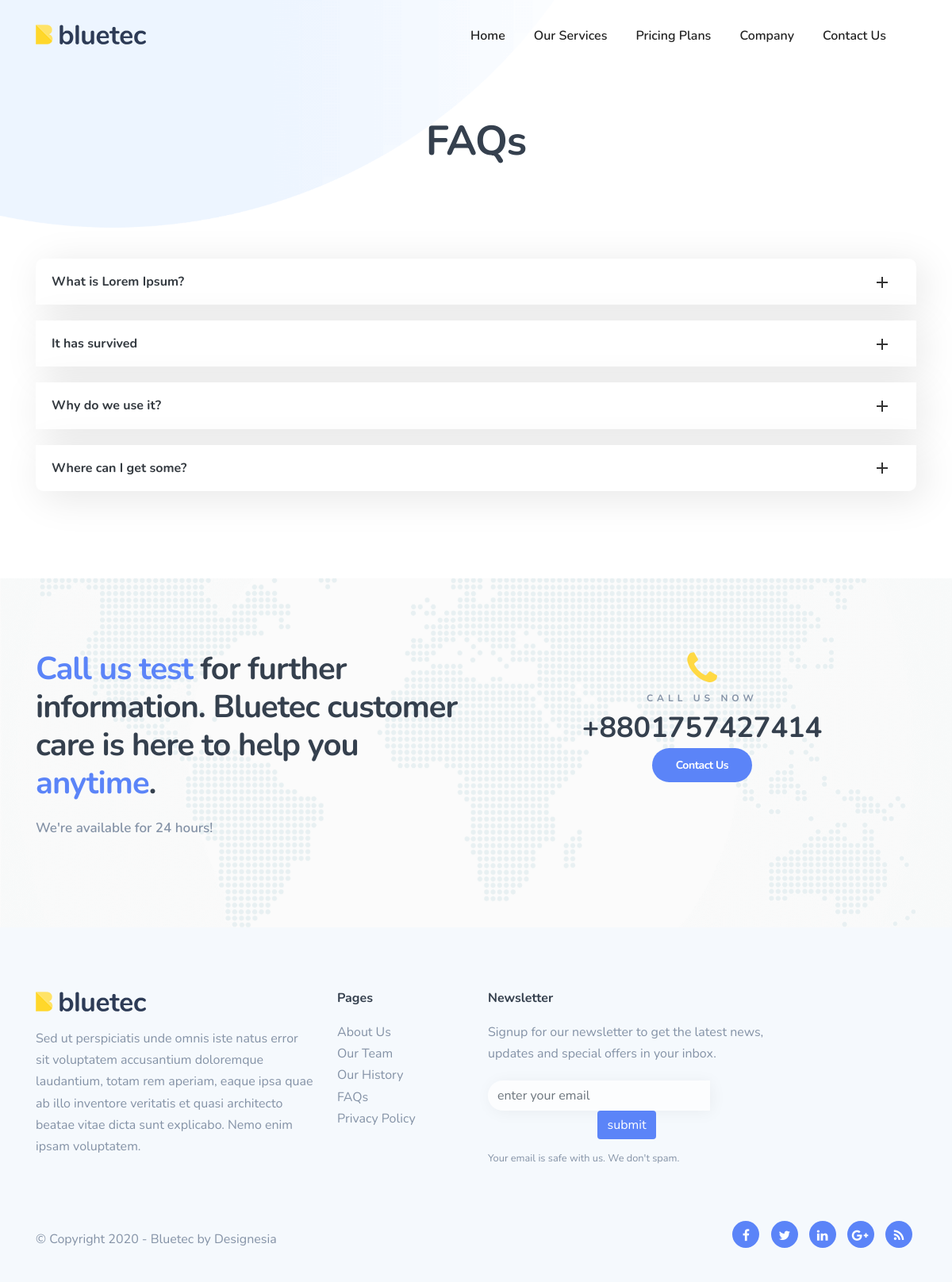
Page /faq/ on the earlier database version.
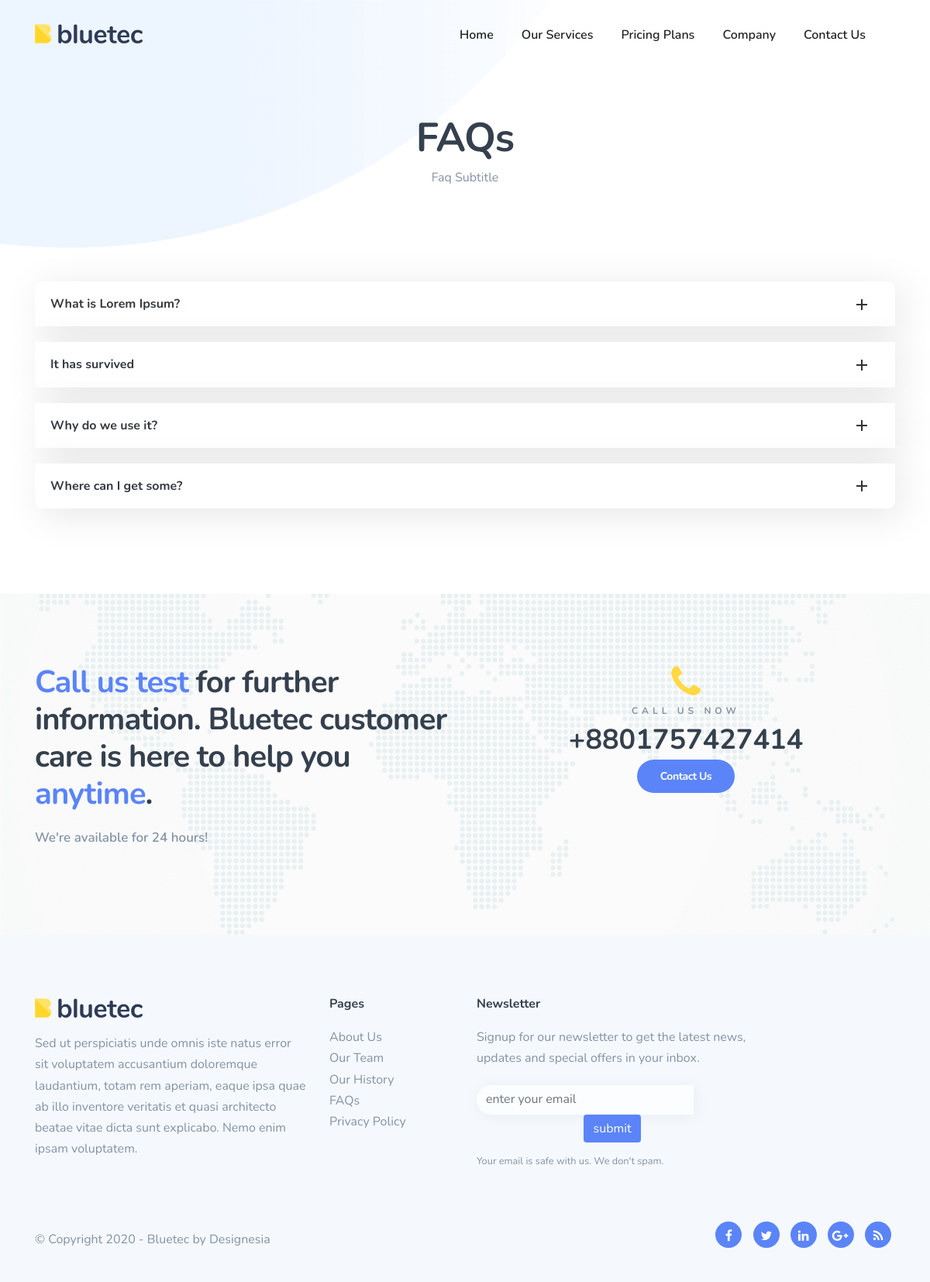
Same page on the later database version.
### mainapp/models.py (models this page shows, shortened)
class Faqpage(models.Model):
    title = models.CharField(max_length=500)
    description = RichTextField(config_name='basic_ckeditor',blank=True,null=True)
    class Meta:
        verbose_name = "Faq - Faq Page"
        verbose_name_plural = "Faq - Faq Page"

class Contactussection(models.Model):
    phone_regex = RegexValidator(regex=r'^\+?1?\d{11,14}$', message="Phone number must be entered in the format: '+8801711111000'.")
    phone = models.CharField(validators=[phone_regex], max_length=14) # Validators should be a list
    class Meta:
        verbose_name = "Contact-us - Homepage"
        verbose_name_plural = "Contact-us - Homepage"

class Footersection(models.Model):
    footer_main_description = models.TextField()
    newsletter_description = models.CharField(max_length=500)
    class Meta:
        verbose_name = "Footer - Homepage"
        verbose_name_plural = "Footer - Homepage"

class Faqpagesubtitlemeta(models.Model):
    meta_site_title = models.CharField(max_length=200, blank=True,null=True)
    meta_description = models.CharField(max_length=500, blank=True,null=True)
    meta_keywords = models.CharField(max_length=500, blank=True,null=True)
    sub_title = models.CharField(max_length=500)
    class Meta:
        verbose_name = "Faq Subtitle and Meta - Faq Page"
        verbose_name_plural = "Faq Subtitle and Meta - Faq Page"

### mainapp/views.py (the view)
# urls.py: path('faq/', faq, name='faq'),
def faq(request):
    faqpagesubtitlemeta = Faqpagesubtitlemeta.objects.first()
    faqpage = Faqpage.objects.all()
    context = {
        'faqpagesubtitlemeta': faqpagesubtitlemeta,
        'faqpage': faqpage,
    }
    return render(request, 'mainapp/faq.html',context)

### mainapp/context_processors.py (called while the page is built)
def footer_section_text(request):
    footersection = Footersection.objects.first()
    return {'footersection': footersection}

def get_contact_us_section_text(request):
    contact_us_section_text = Contactussection.objects.first()
    return {'contact_us_section_text': contact_us_section_text}

### templates/mainapp/faq.html (shortened to what this page needs)
{% extends 'base.html' %}
{% load static %}
{% block body_block %}
<div class="no-bottom no-top" id="content">
    <section id="subheader" data-bgimage="url({% static '' %}images/background/5.png) bottom">
            <div class="center-y relative text-center" data-scroll-speed="4">
                <div class="container">
                    <div class="row">
                        <div class="col-md-8 offset-md-2">
                            <form action='' class="row" id='form_subscribe' method="post" name="myForm">
                        <div class="col-md-12 text-center">
                            <h1>FAQs</h1>
                            <p>{{faqpagesubtitlemeta.sub_title}}</p>
                        </div>
                    </form>
                        </div>
                    </div>
                </div>
            </div>
    </section>
    <section class="no-top relative pos-top">
        <div class="container">
            <div class="row">
                <div class="col-12">
                    <div id="accordion-1" class="accordion accordion-style-1">
                        {% for faqpages in faqpage %}
                        <div class="card">
                            <div id="heading-a{{faqpages.id}}" class="card-header bg-white shadow-sm border-0">
                                <h6 class="mb-0 font-weight-bold"><a href="#" data-toggle="collapse" data-target="#collapse-a{{faqpages.id}}" aria-expanded="false" aria-controls="collapse-a3" class="d-block position-relative collapsed text-dark collapsible-link py-2">{{faqpages.title}}</a></h6>
                            </div>
                        </div>
                        {% endfor %}
                    </div>
                </div>
            </div>
        </div>
        </div>
    {% include 'includes/contact-us.html' %}
</div>
{% endblock body_block %}

### templates/base.html (shortened to what this page needs)
{% load static %}
<!DOCTYPE html>
<html lang="zxx">
<head>
        <link href="{% static 'css/bootstrap.min.css' %}" rel="stylesheet" type="text/css" />
        <link href="{% static 'css/bootstrap-grid.min.css' %}" rel="stylesheet" type="text/css" />
        <link href="{% static 'css/bootstrap-reboot.min.css' %}" rel="stylesheet" type="text/css" />
        <link href="{% static 'css/animate.css' %}" rel="stylesheet" type="text/css" />
        <link href="{% static 'css/owl.carousel.css' %}" rel="stylesheet" type="text/css" />
        <link href="{% static 'css/owl.theme.css' %}" rel="stylesheet" type="text/css" />
        <link href="{% static 'css/owl.transitions.css' %}" rel="stylesheet" type="text/css" />
        <link href="{% static 'css/magnific-popup.css' %}" rel="stylesheet" type="text/css" />
        <link href="{% static 'css/jquery.countdown.css' %}" rel="stylesheet" type="text/css" />
        <link href="{% static 'css/style.css' %}" rel="stylesheet" type="text/css" />
        <link href="{% static 'css/custom.css' %}" rel="stylesheet" type="text/css" />
        <link id="colors" href="{% static 'css/colors/scheme-02.cs' %}s" rel="stylesheet" type="text/css" />
        <link href="{% static 'css/coloring.css' %}" rel="stylesheet" type="text/css" />
    </head>
    <body>
        <div id="wrapper">
            {% include 'includes/navbar.html' %}
            <div class="" style="">
                {% block body_block %}
                {% endblock body_block %}
            </div>
            {% include 'includes/footer.html' %}
    </body>
</html>

### templates/includes/navbar.html (shortened to what this page needs)
{% load static %}
<header class="header-light transparent scroll-light">
    <div class="container">
        <div class="row">
            <div class="col-md-12">
                <div class="d-flex justify-content-between">
                    <div class="align-self-center header-col-left">
                        <div id="logo">
                            <a href="{% url 'mainapp:index' %}">
                                <img alt="" src="{% static '' %}images/logo-2.png" />
                            </a>
                        </div>
                    </div>
                    <div class="align-self-center ml-auto header-col-mid">
                        <ul id="mainmenu">
                            <li>
                                <a href="{% url 'mainapp:index' %}">Home</a>
                            </li>
                            <li>
                                <a href="{% url 'mainapp:services_page' %}">Our Services</a>
                            </li>
                            <li>
                                <a href="{% url 'mainapp:pricing_plans' %}">Pricing Plans</a>
                            </li>
                            <li>
                                <a href="#">Company</a>
                            </li>
                            <li>
                                <a href="{% url 'mainapp:contact_us' %}">Contact Us</a>
                            </li>
                        </ul>
                    </div>
                </div>
            </div>
        </div>
    </div>
</header>

### templates/includes/contact-us.html (shortened to what this page needs)
{% load static mainapptag %}
<section data-bgimage="url({% static 'images/background/7.png' %}) center">
    <div class="container">
        <div class="row">
            <div class="col-md-6">
                <h2><span class="id-color">Call us test</span> for further information. Bluetec customer care is here to help you <span class="id-color">anytime</span>.</h2>
                <p class="lead">We're available for 24 hours!</p>
            </div>
            <div class="col-md-6 text-lg-center text-sm-center">
                <div class="phone-num-big">
                    <i class="fa fa-phone id-color-2"></i>
                    <span class="pnb-text">
                        Call Us Now
                    </span>
                    <span class="pnb-num">
                        {{contact_us_section_text.phone}}
                    </span>
                </div>
                <a href="#" class="btn-custom capsule med">Contact Us</a>
            </div>
        </div>
    </div>
</section>

### templates/includes/footer.html (shortened to what this page needs)
{% load static %}
<footer class="footer footer-light">
    <div class="container">
        <div class="row">
            <div class="col-lg-4">
                <div class="widget">
                    <a href="index.html"><img alt="" class="logo" src="{% static '' %}images/logo-2.png"></a>
                    <div class="spacer-20"></div>
                    <p>{{footersection.footer_main_description}}</p>
                </div>
            </div>
            <div class="col-lg-2">
                <div class="widget">
                    <h5>Pages</h5>
                    <ul>
                        <li><a href="{% url 'mainapp:about_us' %}">About Us</a></li>
                        <li><a href="{% url 'mainapp:our_team' %}">Our Team</a></li>
                        <li><a href="{% url 'mainapp:our_history' %}">Our History</a></li>
                        <li><a href="{% url 'mainapp:faq' %}">FAQs</a></li>
                        <li><a href="{% url 'mainapp:privacy_policy' %}">Privacy Policy</a></li>
                    </ul>
                </div>
            </div>
            <div class="col-lg-4">
                <div class="widget">
                    <h5>Newsletter</h5>
                    <p>{{footersection.newsletter_description}}</p>
                    <form action="{% url 'mainapp:footernewsletter' %}" class="row" id="form_subscribe" method="POST" name="form_subscribe">
                        <div class="col text-center">
                            <input class="form-control" id="name_1" name="email" placeholder="enter your email" type="email" />
                            <input type="submit" value="submit" class="btn btn-primary" >
                        </div>
                    </form>
                    <div class="spacer-10"></div>
                    <small>Your email is safe with us. We don't spam.</small>
                </div>
            </div>
        </div>
        <div class="row">
            <div class="col-md-6 sm-text-center mb-sm-30">
                <div class="mt10">&copy; Copyright 2020 - Bluetec by Designesia</div>
            </div>
            <div class="col-md-6 text-md-right text-sm-left">
                <div class="social-icons">
                    <a href="#"><i class="fa fa-facebook fa-lg"></i></a>
                    <a href="#"><i class="fa fa-twitter fa-lg"></i></a>
                    <a href="#"><i class="fa fa-linkedin fa-lg"></i></a>
                    <a href="#"><i class="fa fa-google-plus fa-lg"></i></a>
                    <a href="#"><i class="fa fa-rss fa-lg"></i></a>
                </div>
            </div>
        </div>
    </div>
</footer>

### static/css/custom.css (style rules this page uses)
#form_subscribe input[type=email] { padding: 8px 12px 9px 12px; width: 80%; float: left; display: table-cell; border-radius: 60px 0 0 60px; -moz-border-radius: 60px 0 0 60px; -webkit-border-radius: 60px 0 0 60px; border: none; background: rgba(255,255,255,.7); -webkit-box-shadow: 2px 2px 20px 0px rgb(20 20 20 / 5%); -moz-box-shadow: 2px 2px 20px 0px rgba(20,20,20, 0.05); box-shadow: 2px 2px 20px 0px rgb(20 20 20 / 5%); }

### static/css/colors/scheme-02.css (style rules this page uses)
:root { --primary-color: #5B84F8; --secondary-color: #FFD943; --tertiary-color: #06D2FF; --primary-color-rgb: 23,155,255; }

### static/css/coloring.css (style rules this page uses)
.bg-color, section.bg-color, section.call-to-action, #mainmenu li li a:hover, #mainmenu ul li:hover > a, .price-row, .slider-info .text1, .btn-primary, .bg-id-color, .pagination > .active > a, .pagination > .active > span, .pagination > .active > a:hover, .pagination > .active > span:hover, .pagination > .active > a:focus, .pagination > .active > span:focus, .dropcap, .fullwidthbanner-container a.btn, .feature-box-big-icon i, #testimonial-full, .icon-deco i, .feature-box-small-icon .border, .small-border, #jpreBar, .date-post, .team-list .small-border, .de-team-list .small-border, .btn-line:hover,a.btn-line:hover, .btn-line.hover,a.btn-line.hover, .owl-arrow span, .de-progress .progress-bar, #btn-close-x:hover, .box-fx .info, .btn-more, .widget .small-border, .product img:hover, #btn-search, .de_tab.timeline li.active .dot, .btn-id, .tiny-border, #back-to-top, #subheader .small-border-deco span, #services-list li a:hover, .timeline .tl-block .tl-line, .de_tab.tab_style_2 .de_nav li.active span, .de_tab.tab_steps.style-2 .de_nav li.active span, .feature-box-small-icon.style-2 .number.bg-color, a.btn-custom,.btn-custom, .owl-custom-nav .btn-next:before, .owl-custom-nav .btn-prev:before, .timeline > li > .timeline-badge, .de_light .de_tab.tab_style_3 .de_nav li.active span, .de_tab.tab_style_4 .de_nav li.active span, .circle, .social-icons-sm i:hover, .btn-rsvp, .btn-close, .pricing-s1 .ribbon, .de_tab.tab_style_4 .de_nav li.active, #preloader .s1 span, #filters a.selected, .custom-show:after, .custom-close:after, .widget-post .date, .style-2 .date-box, .feature-box-type-1 i, .owl-item.active > div blockquote:before, .accordion-section-title:before, #form_subscribe #btn-submit i, .owl-dot.active, .bg-gradient-to-right-2, .feature-box-type-1.hover i, .feature-box-type-1:hover i, .ribbon, .box-icon-simple .num, .box-highlight.s2, .feature-box.f-boxed:hover, .fpw-overlay-btm, .fp-wrap:hover .fpwow-icons, .social-icons i, .owl-item.active.center .feature-box-type-2, .testimonial-color .item:nth-child(1n) blockquote:before, .spinner > div, .d-gallery-item .dgi-1, a.btn-border:hover, .dih-overlay, .widget_tags li a { background:var(--primary-color); }
.id-color, #mainmenu li:hover > ul, .date-box .day, .slider_text h1, h1.id-color,h2.id-color,h3.id-color,h4.id-color, .pricing-box li h1, .title span, i.large:hover, .feature-box-small-icon-2 i, .pricing-dark .pricing-box li.price-row, .ratings i, header.smaller #mainmenu a.active, .pricing-dark .pricing-box li.price-row, .dark .feature-box-small-icon i, a.btn-slider:after, a.btn-line:after, .team-list .social a, .de_contact_info i, .dark .btn-line:hover:after, .dark a.btn-line:hover:after, .dark a.btn-line.hover:after, a.btn-text:after, .separator span i, address span strong, .de_tab.tab_steps .de_nav li span:hover, .de_testi_by, .widget_tags li a, .dark .btn-line:after, .dark a.btn-line:after, .crumb a, .btn-right:after, .btn-left:before, #mainmenu li a:after, header .info .social i:hover, #back-to-top:hover:before, #services-list li.active, #services-list li.active a:after, .testimonial-list:before, span.deco-big, h2.hs1 span, .wm,.wm2, .blog-list .date-box .day, .social-icons-sm i, .de_tab.tab_style_4 .de_nav li span, .schedule-item .sc-name, .de_testi.opt-2 blockquote:before, .pricing-s1 .bottom i, .profile_pic .subtitle, .countdown-s3 .countdown-period, .countdown-s4 .countdown-period, .social-icons i:hover, a.btn-link, blockquote.s1:before, .accordion a:before, .expand-custom .toggle:before, .sitemap.s1 li:before, .list li:before, .post-meta span:before, footer .widget a:hover, .mask .cover .date:before, .feature-box-type-2 i, .pricing-s2 .bottom i, .post-text h3 a:hover, .pricing-s1 .top h2, .demo-icon-wrap i, .demo-icon-wrap-s2 span, a.btn-border.light:hover { color:var(--primary-color); }
.id-color-2, span.id-color-2 { color:var(--secondary-color); }

Differences in the rows shown:
added Faqpagesubtitlemeta: sub_title "Faq Subtitle"
